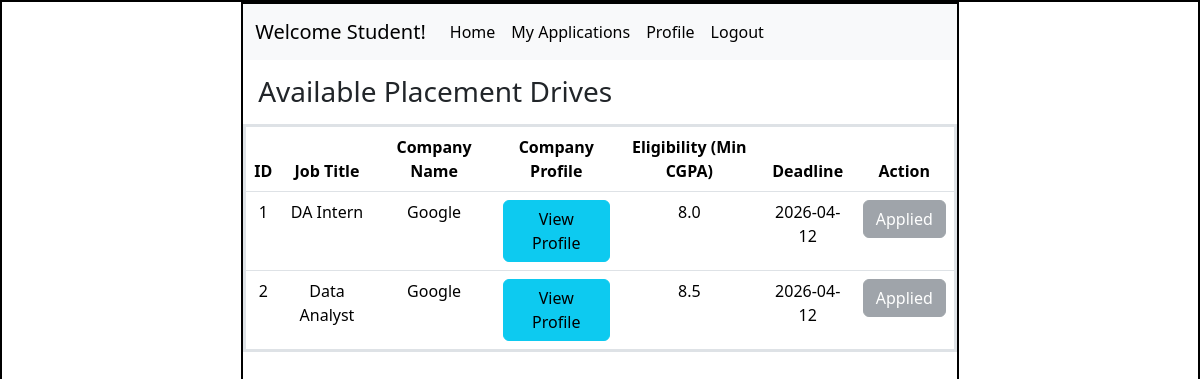
Screenshot of /student/dashboard (signed in) with the database file from the repository.
### application/models.py (models this page shows)
class PlacementDrive(db.Model):
    __tablename__ = "placement_drive"   # ✅ IMPORTANT
    id = db.Column(db.Integer(), primary_key=True)
    company_id = db.Column(db.Integer(), db.ForeignKey('company.id'))
    job_title = db.Column(db.String(), nullable=False)
    description = db.Column(db.String())
    eligibility = db.Column(db.String())
    deadline = db.Column(db.Date)
    status = db.Column(db.String(), default='pending')

class Company(db.Model):
    __tablename__ = "company"
    id = db.Column(db.Integer(), primary_key=True)
    user_id = db.Column(db.Integer(), db.ForeignKey('user.id'))
    company_name = db.Column(db.String(), nullable=False)
    registration_no = db.Column(db.String(), unique=True)
    overview = db.Column(db.String())
    location = db.Column(db.String())
    services = db.Column(db.String())
    hr_contact = db.Column(db.String())
    website = db.Column(db.String())
    status = db.Column(db.String(), default='pending')

### application/controllers.py (the view)
@app.route("/student/dashboard")
def student_dashboard():
    user_id = session.get("user_id")
    user = User.query.get(user_id)
    if user.status == "blocked":
        session.clear()
        return "Your account has been blocked. Contact admin!"
    drives = PlacementDrive.query.filter_by(status="approved").all()
    profile = StudentProfile.query.filter_by(user_id=user_id).first()
    student_cgpa = profile.cgpa if profile else 0
    apps = Application.query.filter_by(student_id=user_id).all()
    applied_drive_ids = [app.drive_id for app in apps]
    companies = {c.id: c for c in Company.query.all()}
    today = datetime.now().date()
    return render_template(
        "student_dash.html",
        drives=drives,
        applied_drive_ids=applied_drive_ids,
        student_cgpa=student_cgpa,
        companies=companies,
        today=today
    )

### templates/student_dash.html (shortened to what this page needs)
<!DOCTYPE html>
<html lang="en">
<head>
    <link rel="stylesheet" href="/static/style.css">
    <link href="https://cdn.jsdelivr.net/npm/bootstrap@5.3.8/dist/css/bootstrap.min.css" rel="stylesheet">
</head>
<body>
    <div id="main">
        <div id="canvas">
            <nav class="navbar navbar-expand-lg bg-body-tertiary">
                <div class="container-fluid">
                    <a class="navbar-brand" href="#">Welcome Student!</a>
                    <div class="collapse navbar-collapse">
                        <ul class="navbar-nav me-auto">
                            <li class="nav-item">
                                <a class="nav-link active" href="/student/dashboard">Home</a>
                            </li>
                            <li class="nav-item">
                                <a class="nav-link active" href="/my_applications">My Applications</a>
                            </li>
                            <li class="nav-item">
                                <a class="nav-link active" href="/profile">Profile</a>
                            </li>
                            <li class="nav-item">
                                <a class="nav-link active" href="/logout">Logout</a>
                            </li>
                        </ul>
                    </div>
                </div>
            </nav>
            <div id="content">
                <h3 class="headings">Available Placement Drives</h3>
                <table class="table text-center border border-3">
                    <thead>
                        <tr>
                            <th>ID</th>
                            <th>Job Title</th>
                            <th>Company Name</th>
                            <th>Company Profile</th>
                            <th>Eligibility (Min CGPA)</th>
                            <th>Deadline</th>
                            <th>Action</th>
                        </tr>
                    </thead>
                    <tbody>
                        {% for drive in drives %}
                        <tr>
                            <td>{{ drive.id }}</td>
                            <td>{{ drive.job_title }}</td>
                            <td>{{ companies[drive.company_id].company_name }}</td>
                            <td>
                                <a href="/company/profile/{{ companies[drive.company_id].id }}" class="btn btn-info">
                                    View Profile
                                </a>
                            </td>
                            <td>{{ drive.eligibility }}</td>
                            <td>{{ drive.deadline }}</td>
                            <td>
                                {% set required_cgpa = drive.eligibility.split('>=')[-1]|float %}
                                {% if drive.id in applied_drive_ids %}
                                    <button class="btn btn-secondary" disabled>Applied</button>
                                {% elif student_cgpa < required_cgpa %}
                                    <button class="btn btn-warning" disabled>Not Eligible</button>
                                {% elif drive.deadline < today %}
                                    <button class="btn btn-danger" disabled>Closed</button>
                                {% else %}
                                    <a href="/apply/{{ drive.id }}" class="btn btn-primary">Apply</a>
                                {% endif %}
                            </td>
                        </tr>
                        {% endfor %}
                    </tbody>
                </table>
            </div>
        </div>
    </div>
</body>
</html>

### static/style.css (style rules this page uses)
* { margin:0px; }
#main, #canvas { border: 2px solid black; }
#canvas { width:60%; height:780px; margin:auto; }
.headings { margin: 10px; padding: 5px; margin-top: 10px; }

### rows the page displays
PlacementDrive: id "1", job_title "DA Intern", eligibility "8.0", deadline "2026-04-12", shows "Applied"
Company: company_name "Google"
PlacementDrive: id "2", job_title "Data Analyst", eligibility "8.5", deadline "2026-04-12", shows "Applied"
